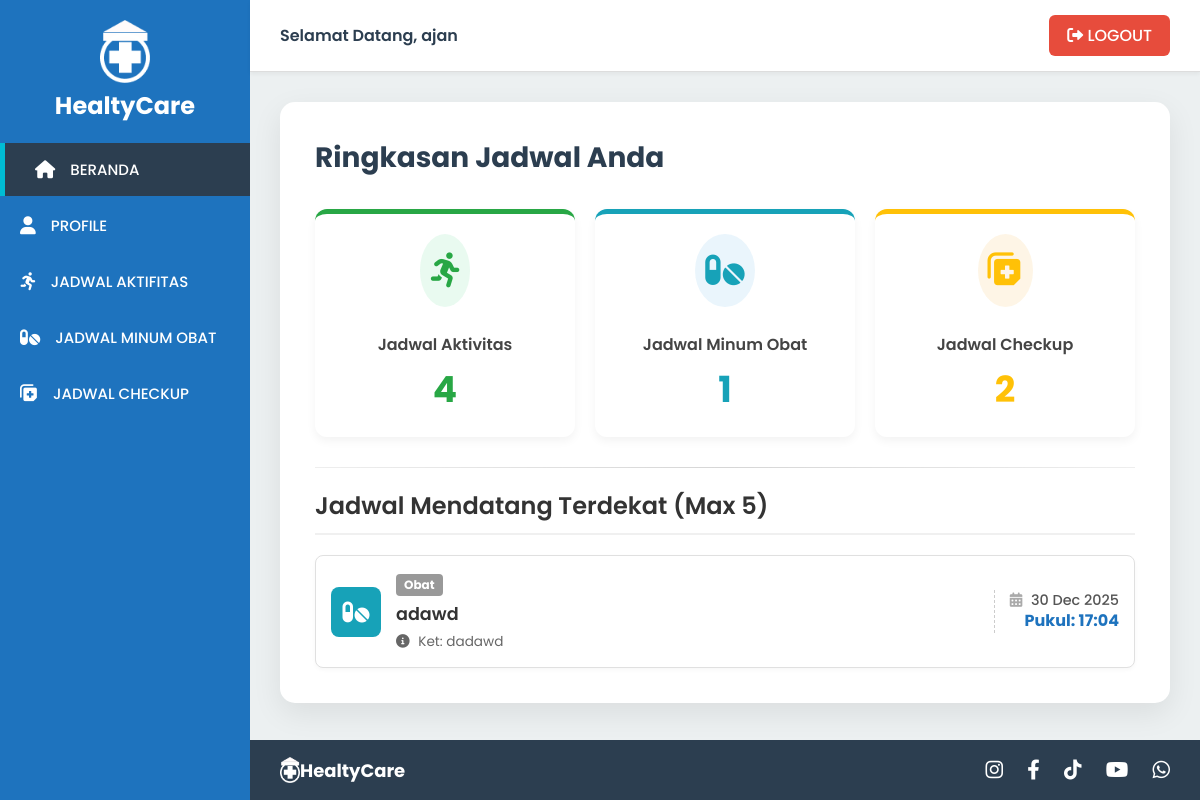
The page /beranda.php (signed in) on the database its author committed.
### tables this page shows
CREATE TABLE `obat` (
  `id` int(11) NOT NULL COMMENT 'ID Jadwal Obat',
  `user_id` int(11) NOT NULL COMMENT 'ID Pengguna yang memiliki jadwal ini',
  `nama_obat` varchar(255) NOT NULL COMMENT 'Nama Obat',
  `waktu_minum` time NOT NULL COMMENT 'Waktu Minum Obat (hanya jam)',
  `keterangan` text DEFAULT NULL COMMENT 'Keterangan tambahan (opsional)'
);

### beranda.php (the view, shortened to what this page needs)
<?php
require 'config.php';
$user_id = $_SESSION['user_id'];
$username = htmlspecialchars($_SESSION['username'] ?? 'User');
$jadwal_ditemukan = false;
$daftar_jadwal = [];
$jumlah_aktivitas = 0;
$jumlah_obat = 0;
$jumlah_checkup = 0;
try {
    $stmt_count_aktivitas = $pdo->prepare("SELECT COUNT(*) FROM aktivitas WHERE user_id = ?");
    $stmt_count_aktivitas->execute([$user_id]);
    $jumlah_aktivitas = $stmt_count_aktivitas->fetchColumn();
    $stmt_count_obat = $pdo->prepare("SELECT COUNT(*) FROM obat WHERE user_id = ?");
    $stmt_count_obat->execute([$user_id]);
    $jumlah_obat = $stmt_count_obat->fetchColumn();
    $stmt_count_checkup = $pdo->prepare("SELECT COUNT(*) FROM checkup WHERE user_id = ?");
    $stmt_count_checkup->execute([$user_id]);
    $jumlah_checkup = $stmt_count_checkup->fetchColumn();
    $stmt_aktivitas = $pdo->prepare("SELECT 'Aktivitas' AS tipe, nama_kegiatan AS nama, waktu_tanggal AS tanggal_waktu, keterangan FROM aktivitas WHERE user_id = :user_id");
    $stmt_aktivitas->execute(['user_id' => $user_id]);
    $activities = $stmt_aktivitas->fetchAll();
    $stmt_obat = $pdo->prepare("SELECT 'Obat' AS tipe, nama_obat AS nama, waktu_minum AS tanggal_waktu, keterangan FROM obat WHERE user_id = :user_id");
    $stmt_obat->execute(['user_id' => $user_id]);
    $medicines = $stmt_obat->fetchAll();
    $stmt_checkup = $pdo->prepare("SELECT 'Checkup' AS tipe, nama_dokter AS nama, waktu_tanggal AS tanggal_waktu, keterangan FROM checkup WHERE user_id = :user_id");
    $stmt_checkup->execute(['user_id' => $user_id]);
    $checkups = $stmt_checkup->fetchAll();
    $semua_jadwal = array_merge($activities, $medicines, $checkups);
    if (!empty($semua_jadwal)) {
        $sekarang = time();
        $semua_jadwal_mendatang = array_filter($semua_jadwal, function($jadwal) use ($sekarang) {
            $waktu_jadwal = strtotime($jadwal['tanggal_waktu']);
            if ($jadwal['tipe'] == 'Obat') {
                return date('Y-m-d', $waktu_jadwal) == date('Y-m-d') || $waktu_jadwal >= $sekarang;
            } else {
                return $waktu_jadwal >= $sekarang;
            }
        });
        if (!empty($semua_jadwal_mendatang)) {
            $jadwal_ditemukan = true;
            usort($semua_jadwal_mendatang, function($a, $b) {
                return strtotime($a['tanggal_waktu']) - strtotime($b['tanggal_waktu']);
            });
            $daftar_jadwal = array_slice($semua_jadwal_mendatang, 0, 5);
        }
    }
} catch (PDOException $e) {
    $jadwal_ditemukan = false;
}
?>
<!DOCTYPE html>
<html lang="id">
<head>
    <link rel="stylesheet" href="style.css">
    <link rel="stylesheet" href="https://cdnjs.cloudflare.com/ajax/libs/font-awesome/6.0.0-beta3/css/all.min.css">
</head>
<body>
    <div class="dashboard-container">
        <div class="sidebar">
            <div class="header">
                <img src="logoo.png" alt="Logo" class="logo-img-sidebar">
                <h2>HealtyCare</h2>
            </div>
            <nav>
                <a href="beranda.php" class="active"><i class="fas fa-home"></i> <span>BERANDA</span></a>
                <a href="profile.php"><i class="fas fa-user"></i> <span>PROFILE</span></a>
                <a href="aktivitas.php"><i class="fas fa-running"></i> <span>JADWAL AKTIFITAS</span></a>
                <a href="obat.php"><i class="fas fa-pills"></i> <span>JADWAL MINUM OBAT</span></a>
                <a href="checkup.php"><i class="fas fa-notes-medical"></i> <span>JADWAL CHECKUP</span></a>
            </nav>
        </div>
        <div class="main-content">
            <div class="top-bar">
                <span>Selamat Datang, <?php echo $username; ?></span>
                <a href="logout.php" class="logout-btn"><i class="fas fa-sign-out-alt"></i> LOGOUT</a>
            </div>
            <div class="content-area">
                <div class="content-card">
                    <h2 class="welcome-header">Ringkasan Jadwal Anda</h2>
                    <div class="summary-cards">
                        <div class="summary-item activity-card">
                            <div class="icon-wrapper"><i class="fas fa-running"></i></div>
                            <h3>Jadwal Aktivitas</h3>
                            <p class="count-number"><?php echo $jumlah_aktivitas; ?></p>
                        </div>
                        <div class="summary-item medicine-card">
                            <div class="icon-wrapper"><i class="fas fa-pills"></i></div>
                            <h3>Jadwal Minum Obat</h3>
                            <p class="count-number"><?php echo $jumlah_obat; ?></p>
                        </div>
                        <div class="summary-item checkup-card">
                            <div class="icon-wrapper"><i class="fas fa-notes-medical"></i></div>
                            <h3>Jadwal Checkup</h3>
                            <p class="count-number"><?php echo $jumlah_checkup; ?></p>
                        </div>
                    </div>
                    <hr class="divider">
                    <?php if ($jadwal_ditemukan): ?>
                        <h3 class="upcoming-header">Jadwal Mendatang Terdekat (Max 5)</h3>
                        <div class="schedule-list">
                            <?php foreach ($daftar_jadwal as $jadwal): ?>
                                <?php
                                    $icon = ''; $class_tipe = ''; $link = '';
                                    if ($jadwal['tipe'] == 'Aktivitas') {
                                        $icon = 'fas fa-running'; $class_tipe = 'aktivitas-type'; $link = 'aktivitas.php';
                                    } elseif ($jadwal['tipe'] == 'Obat') {
                                        $icon = 'fas fa-pills'; $class_tipe = 'obat-type'; $link = 'obat.php';
                                    } elseif ($jadwal['tipe'] == 'Checkup') {
                                        $icon = 'fas fa-notes-medical'; $class_tipe = 'checkup-type'; $link = 'checkup.php';
                                    }
                                    $waktu_tampil = date('H:i', strtotime($jadwal['tanggal_waktu']));
                                    $tanggal_tampil = date('d M Y', strtotime($jadwal['tanggal_waktu']));
                                ?>
                                <a href="<?php echo $link; ?>" class="schedule-item-detail" style="text-decoration: none; color: inherit;">
                                    <div class="schedule-icon-area <?php echo $class_tipe; ?>">
                                        <i class="<?php echo $icon; ?>"></i>
                                    </div>
                                    <div class="schedule-info">
                                        <span class="schedule-type-tag"><?php echo htmlspecialchars($jadwal['tipe']); ?></span>
                                        <h4 class="schedule-name"><?php echo htmlspecialchars($jadwal['nama']); ?></h4>
                                        <?php if (!empty($jadwal['keterangan'])): ?>
                                            <p class="schedule-note"><i class="fas fa-info-circle"></i> Ket: <?php echo htmlspecialchars($jadwal['keterangan']); ?></p>
                                        <?php endif; ?>
                                    </div>
                                    <div class="schedule-datetime">
                                        <i class="fas fa-calendar-alt"></i> <?php echo $tanggal_tampil; ?><br>
                                        <span class="time-part">Pukul: <?php echo $waktu_tampil; ?></span>
                                    </div>
                                </a>
                            <?php endforeach; ?>
                        </div>
                    <?php else: ?>
                        <p class="no-schedule-message">
                            <i class="fas fa-info-circle"></i> Anda belum memiliki jadwal terdaftar.
                        </p>
                    <?php endif; ?>
                </div>
            </div>
            <div class="app-footer">
                <div class="footer-logo"><img src="logoo.png" alt="Logo" class="logo-img-footer"> HealtyCare</div>
                <div class="social-icons">
                    <a href="#"><i class="fab fa-instagram"></i></a>
                    <a href="#"><i class="fab fa-facebook-f"></i></a>
                    <a href="#"><i class="fab fa-tiktok"></i></a>
                    <a href="#"><i class="fab fa-youtube"></i></a>
                    <a href="#"><i class="fab fa-whatsapp"></i></a>
                </div>
            </div>
        </div>
    </div>
</body>
</html>

### beranda.php (style rules this page uses)
.summary-cards { display: flex; gap: 20px; justify-content: space-between; margin-bottom: 30px; }
.summary-item { flex: 1; padding: 20px; border-radius: 12px; text-align: center; box-shadow: 0 4px 10px rgba(0, 0, 0, 0.05); transition: transform 0.2s; }
.summary-item h3 { margin: 10px 0 5px 0; font-weight: 600; color: #444; font-size: 1em; }
.count-number { font-size: 2.5em; font-weight: 700; margin-top: 0; }
.activity-card { border-top: 5px solid #28a745; }
.activity-card .count-number { color: #28a745; }
.medicine-card { border-top: 5px solid #17a2b8; }
.medicine-card .count-number { color: #17a2b8; }
.checkup-card { border-top: 5px solid #ffc107; }
.checkup-card .count-number { color: #ffc107; }
.icon-wrapper { font-size: 2em; margin-bottom: 10px; }
.activity-card .icon-wrapper i { color: #28a745; }
.medicine-card .icon-wrapper i { color: #17a2b8; }
.checkup-card .icon-wrapper i { color: #ffc107; }
.divider { border: 0; height: 1px; background-color: #eee; margin: 20px 0; }
.upcoming-header { font-size: 1.5em; color: #333; margin-bottom: 20px; border-bottom: 2px solid #f0f0f0; padding-bottom: 10px; }
.schedule-list { display: flex; flex-direction: column; gap: 15px; }
.schedule-item-detail { display: flex; align-items: center; padding: 15px; background: #fff; border-radius: 8px; border: 1px solid #e0e0e0; box-shadow: 0 2px 4px rgba(0, 0, 0, 0.03); }
.schedule-icon-area { width: 50px; height: 50px; border-radius: 8px; display: flex; align-items: center; justify-content: center; font-size: 1.5em; color: #fff; margin-right: 15px; }
.obat-type { background-color: #17a2b8; }
.schedule-info { flex-grow: 1; }
.schedule-name { margin: 0; font-weight: 600; color: #333; font-size: 1.1em; }
.schedule-type-tag { font-size: 0.75em; font-weight: 700; padding: 2px 8px; border-radius: 4px; color: #fff; background-color: #999; display: inline-block; margin-bottom: 5px; }
.schedule-note { font-size: 0.85em; color: #666; margin: 5px 0 0 0; }
.schedule-datetime { text-align: right; font-size: 0.9em; color: #555; line-height: 1.4; }
.schedule-datetime i { margin-right: 5px; color: #aaa; }
.time-part { font-weight: 600; color: #333; }

### rows shown on the page
obat: tipe "Obat", nama_obat "adawd", keterangan "dadawd", waktu_minum "30 Dec 2025", waktu_minum "17:04"

### other values the page prints
$username "ajan"
$jumlah_aktivitas "4"
$jumlah_obat "1"
$jumlah_checkup "2"
